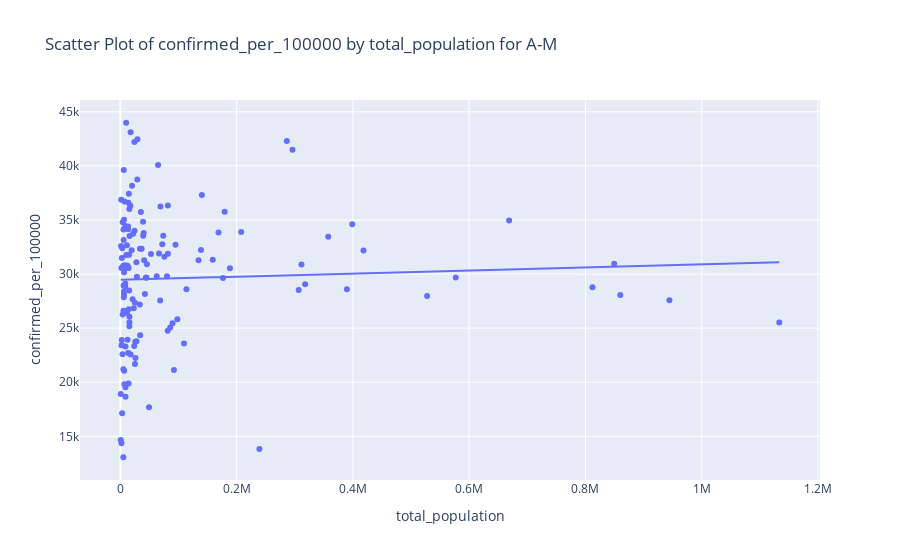

Here is the notebook cell this chart was saved with:
### Markdown cell above
## **QUESTION 4**

Compute the least squares regression line using the dependent (y) variable and independent (x) variables indicated below. Add the regression line to the scatterplot. Paste the new scatterplot and output table below. Then type out the prediction equation.

| LAST NAME | Independent Variable (x) | Dependent Variable (y)   |
|-----------|--------------------------|--------------------------|
| A-L       | TOTAL_POPULATION         | CONFIRMED_PER_100000     |
| M-Z       | TOTAL_POPULATION         | DEATHS_PER_100000        |

### Code cell
# Scatter plot with regression line for A-L
scatter_al = px.scatter(
    df, 
    x='total_population', 
    y='confirmed_per_100000',
    title='Scatter Plot of confirmed_per_100000 by total_population for A-M',
    trendline='ols'  # Adds OLS regression line
)


scatter_al.show()

### Figure 1 — Plotly figure (JSON) as saved in the notebook; plotly's stock layout.template omitted (floating-point values rounded to 4 significant figures; data arrays with more than 128 entries replaced by an {"elided": "..."} marker saying what was removed)
{"data": [{"hovertemplate": "total_population=%{x}<br>confirmed_per_100000=%{y}<extra></extra>", "legendgroup": "", "marker": {"color": "#636efa", "symbol": "circle"}, "mode": "markers", "name": "", "orientation": "v", "showlegend": false, "type": "scatter", "x": {"elided": "142 int values"}, "xaxis": "x", "y": {"elided": "142 float values"}, "yaxis": "y"}, {"hovertemplate": "<b>OLS trendline</b><br>confirmed_per_100000 = 0.00142454 * total_population + 29471.3<br>R<sup>2</sup>=0.002091<br><br>total_population=%{x}<br>confirmed_per_100000=%{y} <b>(trend)</b><extra></extra>", "legendgroup": "", "marker": {"color": "#636efa", "symbol": "circle"}, "mode": "lines", "name": "", "showlegend": false, "type": "scatter", "x": {"elided": "142 int values"}, "xaxis": "x", "y": {"elided": "142 float values"}, "yaxis": "y"}], "layout": {"legend": {"tracegroupgap": 0}, "title": {"text": "Scatter Plot of confirmed_per_100000 by total_population for A-M"}, "xaxis": {"anchor": "y", "domain": [0, 1], "title": {"text": "total_population"}}, "yaxis": {"anchor": "x", "domain": [0, 1], "title": {"text": "confirmed_per_100000"}}}}
